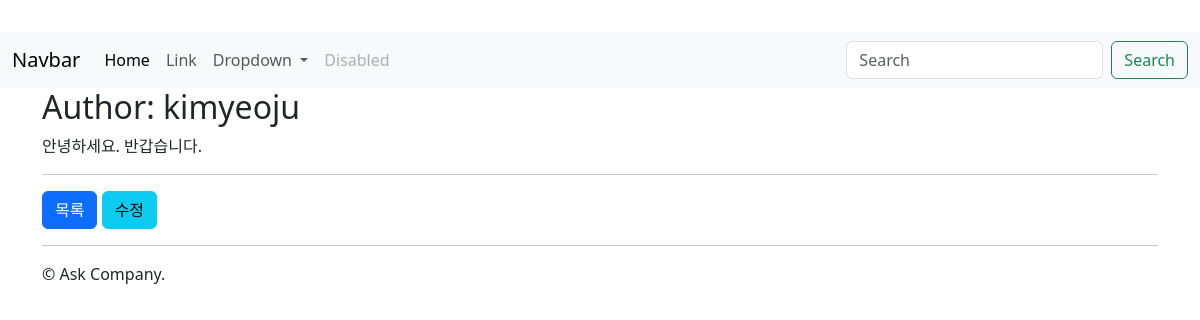
The page /instagram/108/ (signed in) on the database as committed earlier.
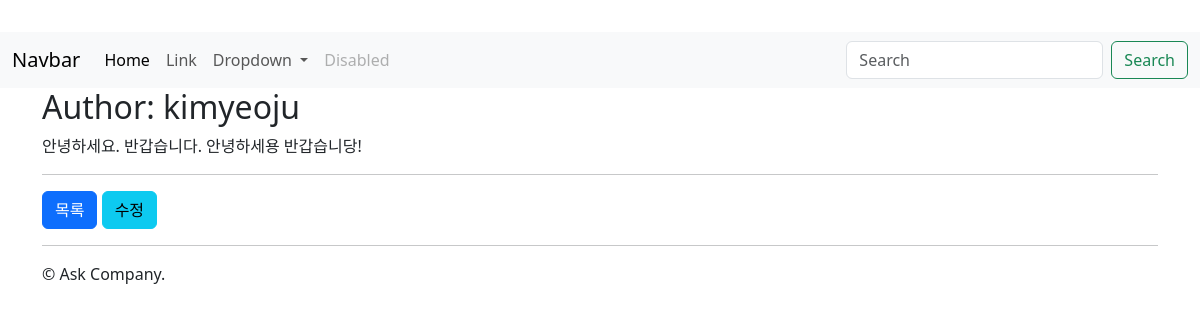
The same page on the database as committed later.
### instagram/models.py (models this page shows, shortened)
class Post(models.Model):
    author = models.ForeignKey(settings.AUTH_USER_MODEL, on_delete = models.CASCADE)
    message = models.TextField(
        validators=[MinLengthValidator(10)]
        ) # self.first = first
    photo = models.ImageField(blank=True, upload_to='instagram/post/%Y/%m/%d')
    tag_set = models.ManyToManyField('Tag', blank=True)
    is_public = models.BooleanField(default=False, verbose_name='공개여부')
    created_at = models.DateTimeField(auto_now_add=True)
    updated_at = models.DateTimeField(auto_now=True)
    class Meta:
        ordering = ['-id']
    def message_length(self):
        return f'{len(self.message)} 글자'
    message_length.short_description = "메세지 글자수"

### instagram/views.py (the view)
class PostDetailView(DetailView):
    model = Post
    def get_queryset(self):
        qs = super().get_queryset()
        if not self.request.user.is_authenticated:
            qs = qs.filter(is_public=True)
        return qs

### instagram/templates/instagram/post_detail.html (shortened to what this page needs)
{% extends "instagram/layout.html" %}
{% block content %}
    <h2>Author: {{ post.author }}</h2>
    {{ post.message }}
    <hr/>
    <a href="{% url 'instagram:post_list' %}" class="btn btn-primary">
        목록
    </a>
    <a href="{% url 'instagram:post_edit' post.pk %}" class="btn btn-info">
        수정
    </a>
{% endblock content %}

Rows that differ between the two databases and show on the page:
changed Post "kimyeoju": message "안녕하세요. 반갑습니다." → "안녕하세요. 반갑습니다. 안녕하세용 반갑습니당!"
